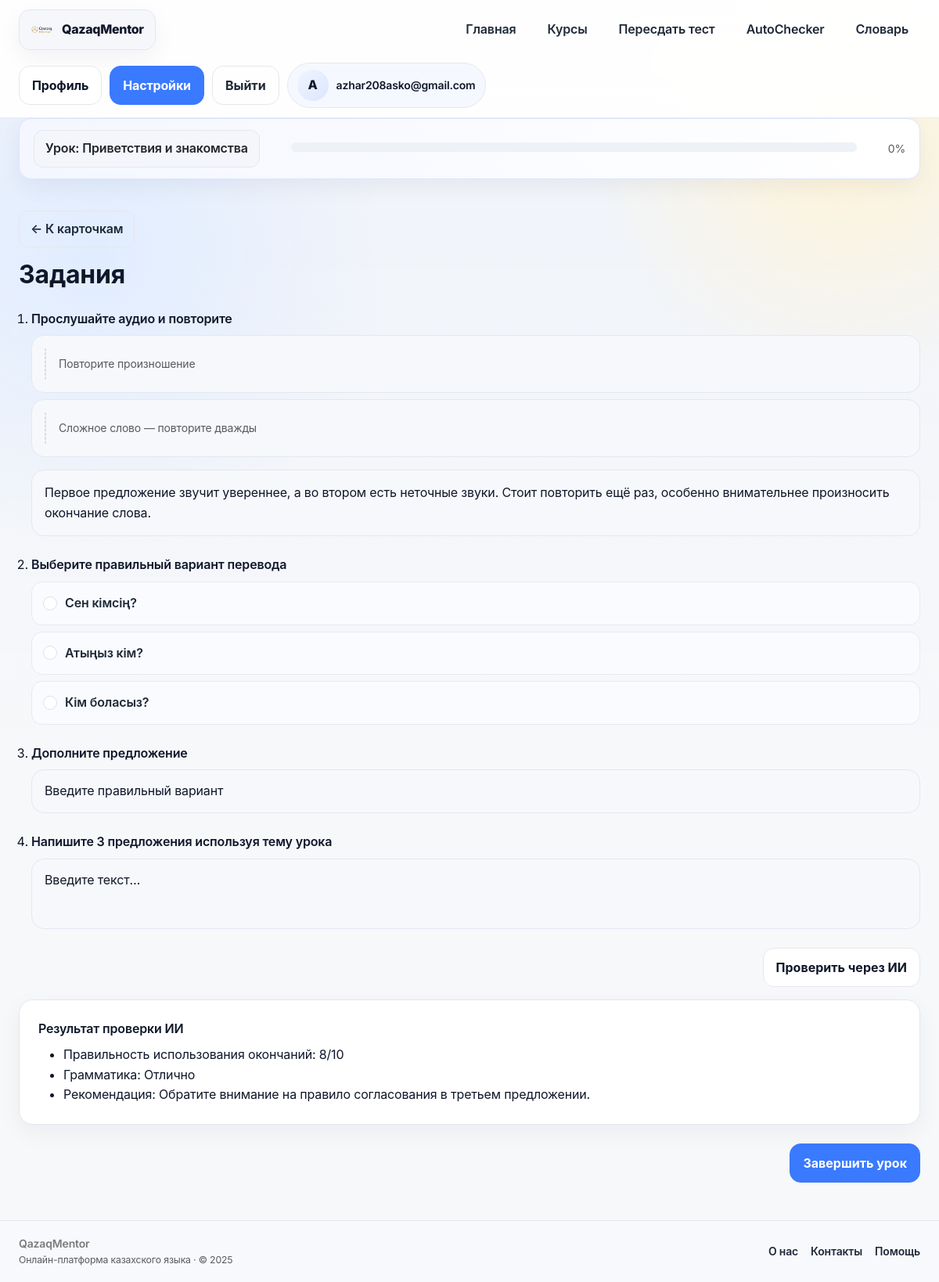
/lesson/3?view=tasks (signed in), run on the app's committed database.
### app/models/__init__.py (models this page shows, shortened)
class User(Base):
    __tablename__ = "users"
    __allow_unmapped__ = True
    id = Column(Integer, primary_key=True, index=True)
    email = Column(String, unique=True, index=True, nullable=False)
    hashed_password = Column(String, nullable=False)
    age = Column(Integer, nullable=False)
    target = Column(String, nullable=False)  # school / general / business
    daily_minutes = Column(Integer, nullable=False, default=10)
    level = Column(String, nullable=True)
    role = Column(String, nullable=False, default="user")
    created_at = Column(DateTime, server_default=func.now(), nullable=False)
    placements: List["PlacementTestResult"] = relationship(
        "PlacementTestResult", back_populates="user", cascade="all, delete-orphan"
    )
    progresses: List["UserProgress"] = relationship(
        "UserProgress", back_populates="user", cascade="all, delete-orphan"
    )

class Lesson(Base):
    __tablename__ = "lessons"
    __allow_unmapped__ = True
    id = Column(Integer, primary_key=True, index=True)
    module_id = Column(Integer, ForeignKey("modules.id"), nullable=False)
    title = Column(String, nullable=False)
    description = Column(Text, nullable=True)
    lesson_type = Column(String, nullable=True)
    estimated_time = Column(Integer, nullable=True)
    difficulty = Column(String, nullable=True)
    age_group = Column(String, nullable=True)  # kids / adult / gov
    order = Column(Integer, nullable=False, default=1)
    status = Column(String, nullable=False, default="draft")  # draft / published / archived
    language = Column(String, nullable=False, default="kk")
    version = Column(Integer, nullable=False, default=1)
    created_at = Column(DateTime, server_default=func.now(), nullable=False)
    updated_at = Column(DateTime, server_default=func.now(), onupdate=func.now(), nullable=False)
    module: "Module" = relationship("Module", back_populates="lessons")
    blocks: List["LessonBlock"] = relationship(
        "LessonBlock", back_populates="lesson", cascade="all, delete-orphan", order_by="LessonBlock.order"
    )
    flashcards: List["Flashcard"] = relationship(
        "Flashcard", back_populates="lesson", cascade="all, delete-orphan"
    )
    quizzes: List["Quiz"] = relationship(
        "Quiz", back_populates="lesson", cascade="all, delete-orphan"
    )

### app/routers/lessons.py (the view)
@router.get("/lesson/{lesson_id}")
async def lesson_page(
    lesson_id: int,
    request: Request,
    db: Session = Depends(get_db),
    view: str = Query("theory"),
    word_index: int = Query(0),
    user: models.User = Depends(get_current_user),
):
    lesson = (
        db.query(models.Lesson)
        .options(
            selectinload(models.Lesson.blocks),
            selectinload(models.Lesson.flashcards),
            selectinload(models.Lesson.quizzes),
            selectinload(models.Lesson.module)
            .selectinload(models.Module.course)
            .selectinload(models.Course.modules)
            .selectinload(models.Module.lessons),
            selectinload(models.Lesson.module).selectinload(models.Module.lessons),
        )
        .filter(models.Lesson.id == lesson_id)
        .first()
    )
    if not lesson:
        raise HTTPException(status_code=404, detail="Lesson not found")
    progress_map = {}
    progress = (
        db.query(models.UserProgress)
        .filter(models.UserProgress.user_id == user.id, models.UserProgress.lesson_id == lesson.id)
        .first()
    )
    if not progress:
        progress = models.UserProgress(user_id=user.id, lesson_id=lesson.id, status="in_progress")
        db.add(progress)
        db.commit()
    progress_status = progress.status
    course = (
        db.query(models.Course)
        .options(selectinload(models.Course.modules).selectinload(models.Module.lessons))
        .filter(models.Course.id == lesson.module.course.id)
        .first()
    )
    course = course or lesson.module.course
    lesson_ids = [l.id for m in course.modules for l in m.lessons] if course.modules else []
    if lesson_ids:
        rows = (
            db.query(models.UserProgress)
            .filter(models.UserProgress.user_id == user.id, models.UserProgress.lesson_id.in_(lesson_ids))
            .all()
        )
        progress_map = {row.lesson_id: row.status for row in rows}
    completed = sum(1 for lid in lesson_ids if progress_map.get(lid) == "done") if lesson_ids else 0
    course_progress = int((completed / len(lesson_ids)) * 100) if lesson_ids else 0
    module_lessons = lesson.module.lessons
    module_completed = sum(1 for l in module_lessons if progress_map.get(l.id) == "done") if module_lessons else 0
    module_progress = int((module_completed / len(module_lessons)) * 100) if module_lessons else 0
    lesson_progress_value = 100 if progress_status == "done" else 50 if progress_status == "in_progress" else 0
    template_name = {
        "theory": "lesson_page_theory.html",
        "flashcards": "lesson_page_flashcards.html",
        "tasks": "lesson_page_tasks.html",
        "words": "lesson_word_practice.html",
    }.get(view, "lesson_page_theory.html")
    word_list = lesson.flashcards or []
    safe_index = max(0, min(word_index, len(word_list) - 1)) if word_list else 0
    selected_word = word_list[safe_index] if word_list else None
    word_progress = int(((safe_index) / len(word_list)) * 100) if word_list else 0
    response = render_template(
        request,
        template_name,
        {
            "lesson": lesson,
            "progress_status": progress_status,
            "course_progress": course_progress,
            "module_progress": module_progress,
            "lesson_progress": lesson_progress_value,
            "progress_map": progress_map,
            "word": selected_word,
            "word_index": safe_index,
            "word_total": len(word_list),
            "word_progress": word_progress,
        },
    )
    try:
        add_flashcards_to_dictionary(user.id, lesson.module.course.id, lesson.flashcards, db)
    except Exception:
        pass
    return response

### app/templates/lesson_page_tasks.html (shortened to what this page needs)
{% extends "base.html" %}
{% block content %}
<div class="lesson-band mb-4">
    <div class="d-flex flex-column flex-md-row align-items-md-center gap-3 justify-content-between">
        <div class="d-flex align-items-center gap-2 flex-wrap">
            <span class="nav-chip text-dark">Урок: {{ lesson.title }}</span>
        </div>
        <div class="flex-grow-1 mx-md-4">
            <div class="progress progress-slim mb-1">
            </div>
        </div>
        <div class="small text-muted">{{ course_progress }}%</div>
    </div>
</div>
<section class="page-section">
    <div class="d-flex justify-content-start mb-3">
        <a href="/lesson/{{ lesson.id }}?view=flashcards" class="btn-ghost text-decoration-none">← К карточкам</a>
    </div>
    <h2 class="fw-bold mb-4">Задания</h2>
    <ol class="ps-3">
        <li class="mb-4">
            <div class="fw-semibold mb-2">Прослушайте аудио и повторите</div>
            <div class="vstack gap-2">
                <div class="task-block d-flex align-items-center gap-3">
                    <div class="placeholder-box" style="max-width: 220px; height: 40px;"></div>
                    <span class="text-muted small">Повторите произношение</span>
                </div>
                <div class="task-block d-flex align-items-center gap-3">
                    <div class="placeholder-box" style="max-width: 220px; height: 40px;"></div>
                    <span class="text-muted small">Сложное слово — повторите дважды</span>
                </div>
            </div>
            <div class="task-block mt-3">
                <p class="mb-0">Первое предложение звучит увереннее, а во втором есть неточные звуки. Стоит повторить ещё раз, особенно внимательнее произносить окончание слова.</p>
            </div>
        </li>
        <li class="mb-4">
            <div class="fw-semibold mb-2">Выберите правильный вариант перевода</div>
            {% set quizzes = lesson.quizzes or [] %}
            {% set quiz = quizzes[0] if quizzes|length else None %}
            {% if quiz %}
            <div class="vstack gap-2">
                {% for opt in quiz.options %}
                <label class="quiz-option">
                    <input type="radio" name="quiz-{{ quiz.id }}" class="form-check-input mt-0">
                    <span>{{ opt }}</span>
                </label>
                {% endfor %}
            </div>
            {% else %}
            <div class="vstack gap-2">
                <div class="task-block">Вариант 1</div>
                <div class="task-block">Вариант 2</div>
                <div class="task-block">Вариант 3</div>
            </div>
            {% endif %}
        </li>
        <li class="mb-4">
            <div class="fw-semibold mb-2">Дополните предложение</div>
            <div class="task-area mb-2">Введите правильный вариант</div>
        </li>
        <li class="mb-4">
            <div class="fw-semibold mb-2">Напишите 3 предложения используя тему урока</div>
            <div class="task-area" style="min-height: 90px;">Введите текст…</div>
        </li>
    </ol>
    <div class="d-flex justify-content-end mb-3">
        <button class="btn btn-outline-dark">Проверить через ИИ</button>
    </div>
    <div class="ai-card mb-4">
        <div class="fw-semibold mb-2">Результат проверки ИИ</div>
        <ul class="mb-0">
            <li>Правильность использования окончаний: 8/10</li>
            <li>Грамматика: Отлично</li>
            <li>Рекомендация: Обратите внимание на правило согласования в третьем предложении.</li>
        </ul>
    </div>
    <form method="post" action="/lesson/{{ lesson.id }}/complete" class="d-flex justify-content-end">
        <button class="btn btn-primary">Завершить урок</button>
    </form>
</section>
{% endblock %}

### app/templates/base.html (shortened to what this page needs)
<!DOCTYPE html>
<html lang="kk">
<head>
    <link href="https://cdn.jsdelivr.net/npm/bootstrap@5.3.3/dist/css/bootstrap.min.css" rel="stylesheet">
    <link rel="stylesheet" href="{{ url_for('static', path='css/main.css') }}?v=qm2">
</head>
<body>
{% set current_user = request.state.user or (user if user is defined else None) %}
{% set current_path = request.url.path if request and request.url else '' %}
<header class="app-nav">
    <div class="page-shell nav-inner">
        <a href="/" class="brand-mark">
            <img src="{{ url_for('static', path='img/logo.png') }}" alt="QazaqMentor">
            <span>QazaqMentor</span>
        </a>
        <nav class="nav-links">
            <a class="nav-link {% if current_path == '/' %}active{% endif %}" href="/">Главная</a>
            <a class="nav-link {% if '/courses' in current_path %}active{% endif %}" href="/courses">Курсы</a>
            <a class="nav-link {% if '/placement' in current_path %}active{% endif %}" href="/placement-test">
                {% if current_user %}Пересдать тест{% else %}Тест уровня{% endif %}
            </a>
            <a class="nav-link {% if '/autochecker' in current_path %}active{% endif %}" href="/autochecker">AutoChecker</a>
            <a class="nav-link {% if '/vocabulary' in current_path or '/dictionary' in current_path %}active{% endif %}" href="/vocabulary">Словарь</a>
        </nav>
        <div class="nav-actions">
            {% if current_user %}
                <a class="btn btn-outline-dark" href="/profile">Профиль</a>
                <a class="btn btn-primary" href="/settings">Настройки</a>
                <form action="/logout" method="post" class="m-0">
                    <button type="submit" class="btn btn-ghost">Выйти</button>
                </form>
                <div class="profile-chip">
                    <div class="avatar">{{ current_user.email[0]|upper }}</div>
                    <div class="fw-semibold small">{{ current_user.full_name or current_user.email }}</div>
                </div>
            {% else %}
                <a class="btn btn-outline-dark" href="/login">Войти</a>
                <a class="btn btn-primary" href="/signup">Регистрация</a>
            {% endif %}
        </div>
    </div>
</header>
<main class="page-body">
    <div class="page-shell">
        {% block content %}{% endblock %}
    </div>
</main>
<footer class="footer-bar mt-5">
    <div class="page-shell d-flex align-items-center justify-content-between flex-wrap gap-3">
        <div>
            <div class="fw-semibold">QazaqMentor</div>
            <div class="small text-muted">Онлайн-платформа казахского языка · © 2025</div>
        </div>
        <div class="d-flex align-items-center gap-3">
            <a href="#">О нас</a>
            <a href="#">Контакты</a>
            <a href="#">Помощь</a>
        </div>
    </div>
</footer>
</body>
</html>

### data on the page
User: email "A", email "azhar208asko@gmail.com"
Lesson: title "Приветствия и знакомства"

### other printed values
{{ course_progress }} "0"
{{ opt }} "Сен кімсің?" "Атыңыз кім?" "Кім боласыз?"
